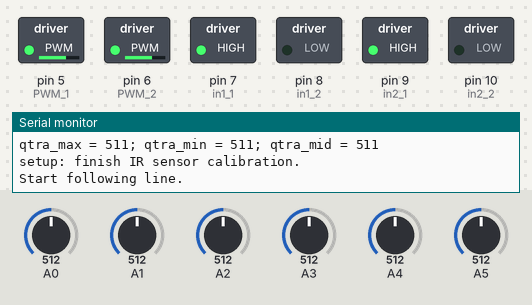
The sketch below on a simulated Arduino Uno, built with avr-gcc and run on an emulated ATmega328P. On the bench: switched loads named in the sketch (green lamp = pin HIGH), the last lines printed to the serial monitor. The inputs (shaded band) are chosen by the test bench; at power-on: A0 = 512, A3 = 512, A1 = 512, A2 = 512, A4 = 512, A5 = 512. Pins used as bus, display or sensor lines are not drawn.

Above: at 11.5 s.
11.6 s: A0 set to 530
At 12.7 s:
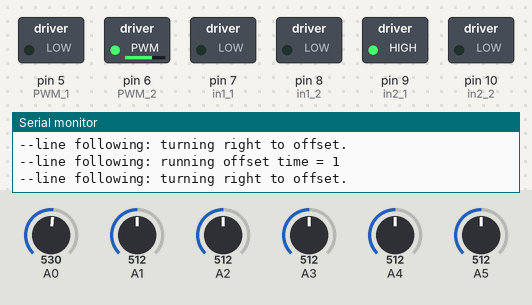
13.1 s: A3 set to 542
At 14.3 s:
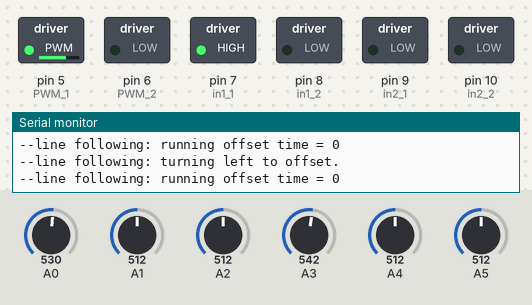
14.6 s: A1 set to 541
At 16.1 s:
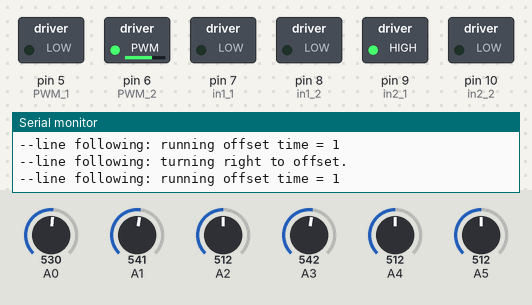
Timing chart, 0 to 17.6 s (numbered marks = the images above; inputs shaded):
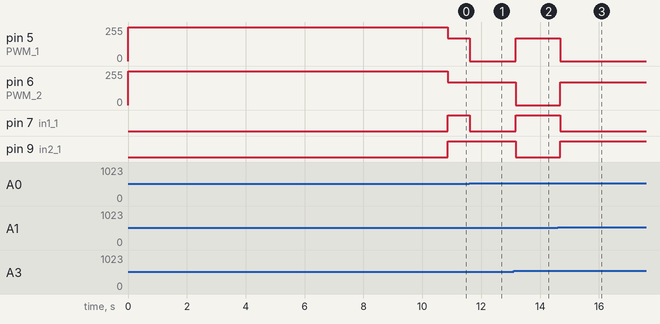

The sketch:

Auto-parking-robot.ino
```cpp
#include <QTRSensors.h>

// execution parameters
/* (video #1) line_following_speed = 160, rotation_speed = 180
 * (video #2) line_following_speed = 170, rotation_speed = 190
 * (video #3.1) line_following_speed = 180, rotation_speed = 250, line_following_threshold = 20
 * testing: line_following_threshold = 50 (too low)
 * (video #3.2) line_following_speed = 170, rotation_speed = 250, line_following_threshold = 80
 * (video #3.3) line_following_speed = 170, rotation_speed = 250, line_following_threshold = 300
 */
int line_following_speed = 170;
int rotation_speed = 190;  /* experimental threshold 180 on foam board to start rotating from at rest */
int distance_threshold = 30;
int line_following_threshold = 80;  // milliseconds between each direction correction

// motors
#define PWM_1 5  // left motor speed control
#define PWM_2 6  // right motor speed control
#define in1_1 7  // upside wire of right motor
#define in1_2 8  // downside wire of right motor
#define in2_1 9  // upside wire of left motor
#define in2_2 10  // downside wire of left motor

// QTR-8A Reflectance Sensor Array
#define NUM_SENSORS 6
#define NUM_SAMPLES_PER_SENSOR 4
#define EMITTER_PIN QTR_NO_EMITTER_PIN  // emitter is controlled by digital pin 2

QTRSensorsAnalog qtra((unsigned char[]) {0, 1, 2, 3, 4, 5},
  NUM_SENSORS, NUM_SAMPLES_PER_SENSOR, EMITTER_PIN);
unsigned int sensorValues[NUM_SENSORS];

int qtra_mid = -1, qtra_max = 0, qtra_min = 1023;

// HC-SR04 Ultrasonic distance sensor
#define trig_pin 13
#define echo_pin 12

void flash_DS2(int num_of_times) {
  int i;
  for (i = 0; i < num_of_times; i++) {
    digitalWrite(13, HIGH);
    delay(250);
    digitalWrite(13, LOW);
    delay(250);
  }
}

void print_IR_sensor_values() {
    Serial.print(sensorValues[0]);
    Serial.print(" ");
    Serial.print(sensorValues[1]);
    Serial.print(" ");
    Serial.print(sensorValues[2]);
    Serial.print(" ");
    Serial.print(sensorValues[3]);
    Serial.print(" ");
    Serial.print(sensorValues[4]);
    Serial.print(" ");
    Serial.println(sensorValues[5]);
}

long get_distance() {
  long hc_duration = 0, hc_distance = 0;
  // initialize trigger input
  digitalWrite(trig_pin, LOW);
  delayMicroseconds(5);

  digitalWrite(trig_pin, HIGH);
  delayMicroseconds(10);
  digitalWrite(trig_pin, LOW);

  // linsten for echo pulse output
  hc_duration = pulseIn(echo_pin, HIGH);
  hc_distance = hc_duration / 58;  // distance in centimeter with sound speed 344 m/s

  Serial.print("get_distance called: ultrasonic_distance = ");
  Serial.println(hc_distance);
  return hc_distance;
}

void go_forward_with_speed(int motor_speed) {
  analogWrite(PWM_2, motor_speed);
  analogWrite(PWM_1, motor_speed);

  digitalWrite(in2_1, HIGH);
  digitalWrite(in2_2, LOW);
  digitalWrite(in1_1, HIGH);
  digitalWrite(in1_2, LOW);
}

void make_turn(int left_speed, int right_speed) {  // turning strategy 1: both motor spinning
  analogWrite(PWM_2, left_speed);
  analogWrite(PWM_1, right_speed);

  if (left_speed == 0) {
    digitalWrite(in2_1, LOW);
    digitalWrite(in2_2, LOW);
  } else {
    digitalWrite(in2_1, HIGH);
    digitalWrite(in2_2, LOW);
  }

  if (right_speed == 0) {
    digitalWrite(in1_1, LOW);
    digitalWrite(in1_2, LOW);
  } else {
    digitalWrite(in1_1, HIGH);
    digitalWrite(in1_2, LOW);
  }
}

void rotate_cw_with_speed(int motor_speed) {  // turning strategy 2: self-rotation
  analogWrite(PWM_2, motor_speed);
  analogWrite(PWM_1, motor_speed);

  digitalWrite(in2_1, HIGH);
  digitalWrite(in2_2, LOW);
  digitalWrite(in1_1, LOW);
  digitalWrite(in1_2, HIGH);
}

void stop_motor() {
  digitalWrite(in2_1, LOW);
  digitalWrite(in2_2, LOW);
  digitalWrite(in1_1, LOW);
  digitalWrite(in1_2, LOW);
}

void start_following_line() {  // following line until reaching a horizontal black line
  // execution parameters
  /*
   * pairs of usually correct line following:
   * turning_delay_factor = 0.4; comp_offset = 250
   * turning_delay_factor = 0.4; comp_offset = 285
   * (video #1-3) turning_delay_factor = 0.2; comp_offset = 250
   */
  double turning_delay_factor = 0.2;  // correct line following threshold: 0.5
  int comp_offset = 250;

  go_forward_with_speed(line_following_speed);
  delay(line_following_threshold);

  while (1) {

    qtra.read(sensorValues);
    int left_mid = (sensorValues[0] + sensorValues[1] + sensorValues[2]) / 3,
      right_mid = (sensorValues[3] + sensorValues[4] + sensorValues[5]) / 3;
    if (left_mid > right_mid) {
      make_turn(line_following_speed, 0);  // turn right
      int delay_time = turning_delay_factor * (left_mid - right_mid);
      Serial.println("--line following: turning right to offset.");
      Serial.print("--line following: running offset time = ");
      Serial.println(delay_time);
      delay(delay_time);
    }
    if (left_mid < right_mid) {
      make_turn(0, line_following_speed);  // turn left
      int delay_time = turning_delay_factor * (right_mid - left_mid);
      Serial.println("--line following: turning left to offset.");
      Serial.print("--line following: running offset time = ");
      Serial.println(delay_time);
      delay(delay_time);
    }


    // determine black tape to stop: approach 1
    if ((sensorValues[0] > (qtra_mid + comp_offset)) && (sensorValues[5] > (qtra_mid + comp_offset))) {
      Serial.println("--line following: detect horizontal black tape; stop.");
      Serial.print("--current IR sensor values: ");
      print_IR_sensor_values();
      stop_motor();
      return;
    }

    /*
    // determine black tape to stop: approach 2
    int comparison_offset = 100;  // FIXIT: temporary solution
    int black_count = 0, i;
    for (i = 0; i < NUM_SENSORS; i++) {
      if (sensorValues[i] > (qtra_mid + comparison_offset)) {
        black_count++;
      }
    }
    if (black_count >= 5) {
      Serial.println("--line following: detect horizontal black tape; stop.");
      Serial.print("--current IR sensor values: ");
      print_IR_sensor_values();
      stop_motor();
      return;
    }
    */
  }
}

void setup() {
  pinMode(13, OUTPUT);

  digitalWrite(13, HIGH);
  Serial.begin(9600);

  // initialize motors
  pinMode(PWM_1, OUTPUT);
  pinMode(PWM_2, OUTPUT);
  pinMode(in1_1, OUTPUT);
  pinMode(in1_2, OUTPUT);
  pinMode(in2_1, OUTPUT);
  pinMode(in2_2, OUTPUT);

  analogWrite(PWM_1, 255);
  analogWrite(PWM_2, 255);
  digitalWrite(in1_1, LOW);
  digitalWrite(in1_2, LOW);
  digitalWrite(in2_1, LOW);
  digitalWrite(in2_2, LOW);

  // initialize distance sensor
  pinMode(trig_pin, OUTPUT);
  pinMode(echo_pin, INPUT);

  // calibrate IR sensors
  int i, j;
  Serial.println("setup: starting IR sensor calibration.");
  for (i = 0; i < 2000; i++) {
    qtra.read(sensorValues);
    for (j = 0; j < 6; j++) {
      if (sensorValues[j] > qtra_max) {
        qtra_max = sensorValues[j];
      }
      if (sensorValues[j] < qtra_min) {
        qtra_min = sensorValues[j];
      }
    }
  }
  qtra_mid = (qtra_max + qtra_min) / 2;
  Serial.print("qtra_max = ");
  Serial.print(qtra_max);
  Serial.print("; qtra_min = ");
  Serial.print(qtra_min);
  Serial.print("; qtra_mid = ");
  Serial.println(qtra_mid);
  Serial.println("setup: finish IR sensor calibration.");

  digitalWrite(13, LOW);
  //flash_DS2(10);
  delay(3000);
}

void loop() {
  flash_DS2(1);
  // execution parameters (for detecting tape during rotation)
  /*
   * pairs of usually correct rotation detection:
   * parking space 1, RV6 lounge sunny: sensor_count_threshold = 5, comp_offset = 100
   * (testing) sensor_count_threshold = 5, comp_offset = 75
   * (video #1-3) sensor_count_threshold = 3, comp_offset = 50
   */
  int sensor_count_threshold = 3;
  int comp_offset = 50;

  Serial.println("Start following line.");
  start_following_line();
  Serial.println("reached horizontal black tape.");
  //flash_DS2(1);

  // reaches a horizontal black line: check if parking space is empty
  int hc_distance = get_distance();
  while (hc_distance < distance_threshold) {
    Serial.println("parking space not empty. Proceeding.");
    delay(2000);
    start_following_line();
    //flash_DS2(1);
    hc_distance = get_distance();
  }
  Serial.println("parking space empty! Doing rotation.");
  //flash_DS2(1);
  delay(2000);

  // reaches an empty parking space: turning right to face the space
  rotate_cw_with_speed(rotation_speed);
  delay(500);
  while (1) {
    qtra.read(sensorValues);
    int black_count = 0, i;
    for (i = 0; i < NUM_SENSORS; i++) {
      if (sensorValues[i] > (qtra_mid + comp_offset)) {
        black_count++;
      }
    }
    if (black_count >= sensor_count_threshold) {
      Serial.println("--rotation: detect black tape.");
      Serial.print("--current IR sensor values: ");
      print_IR_sensor_values();
      break;
    }
  }
  stop_motor();
  //flash_DS2(2);
  delay(2000);

  // go into the parking space by following direction line
  Serial.println("Rotation done. Going into parking space by following line.");
  start_following_line();

  Serial.println("Parking done! exit.");
  flash_DS2(3);
  exit(0);
}
```

Measured:
- the behaviour switches between 514 and 515 on A0 (found by bisection; images 0 and 1)
- the behaviour switches between 532 and 533 on A3 (found by bisection; images 1 and 2)
- the behaviour switches between 526 and 527 on A1 (found by bisection; images 2 and 3)
- after the input at 11.6 s, pin 5 (PWM_1): 170/255 → 0/255 at once; pin 7 (in1_1): HIGH → LOW at once
- after the input at 13.1 s, pin 5 (PWM_1): 0/255 → 170/255 after 0.07 s; pin 6 (PWM_2): 170/255 → 0/255 after 0.07 s; pin 7 (in1_1): LOW → HIGH after 0.07 s; pin 9 (in2_1): HIGH → LOW after 0.07 s
- after the input at 14.6 s, pin 5 (PWM_1): 170/255 → 0/255 after 0.09 s; pin 6 (PWM_2): 0/255 → 170/255 after 0.09 s; pin 7 (in1_1): HIGH → LOW after 0.09 s; pin 9 (in2_1): LOW → HIGH after 0.09 s
